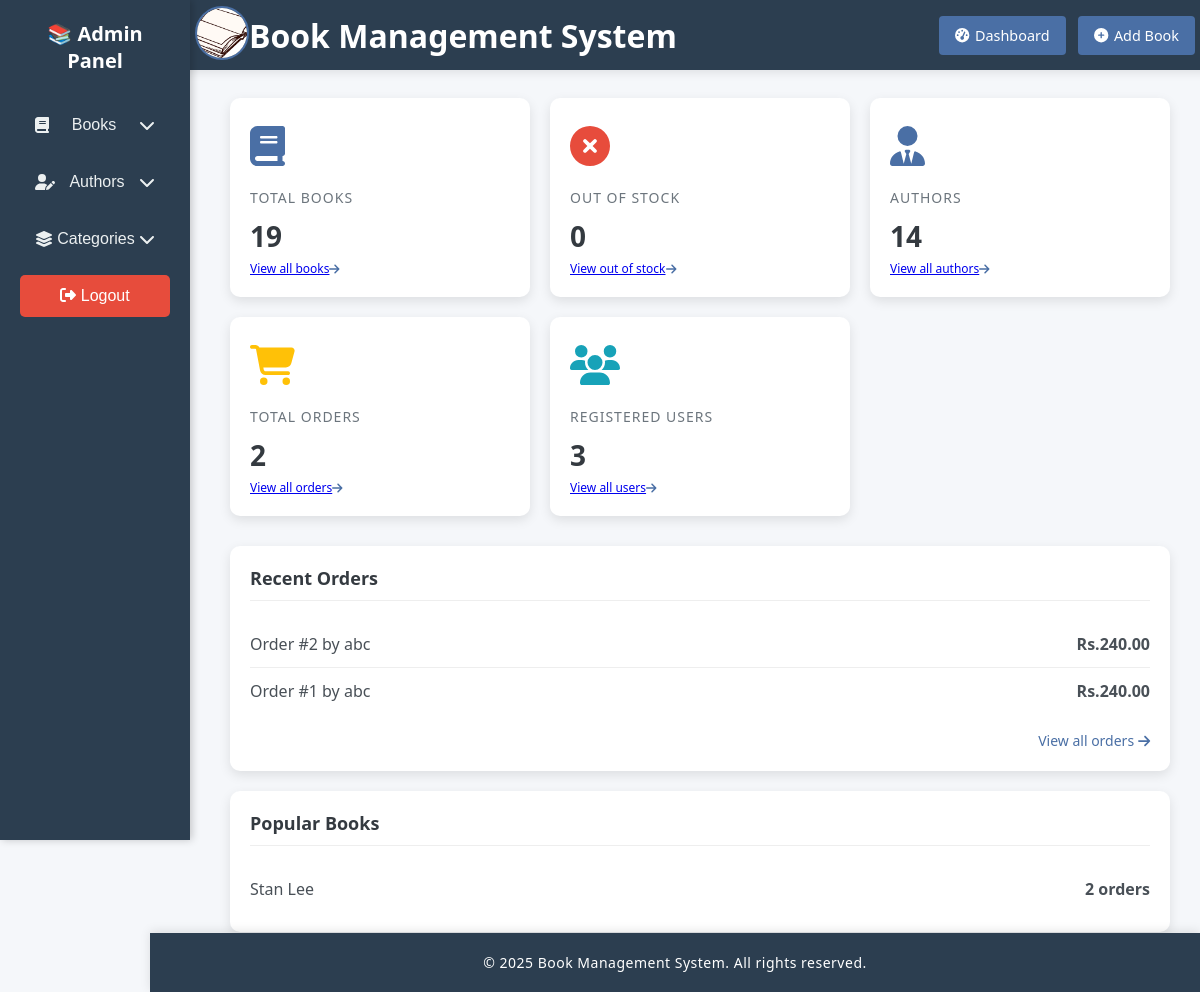
/admin/dashboard.php (signed in), run on an earlier commit of the app's database.
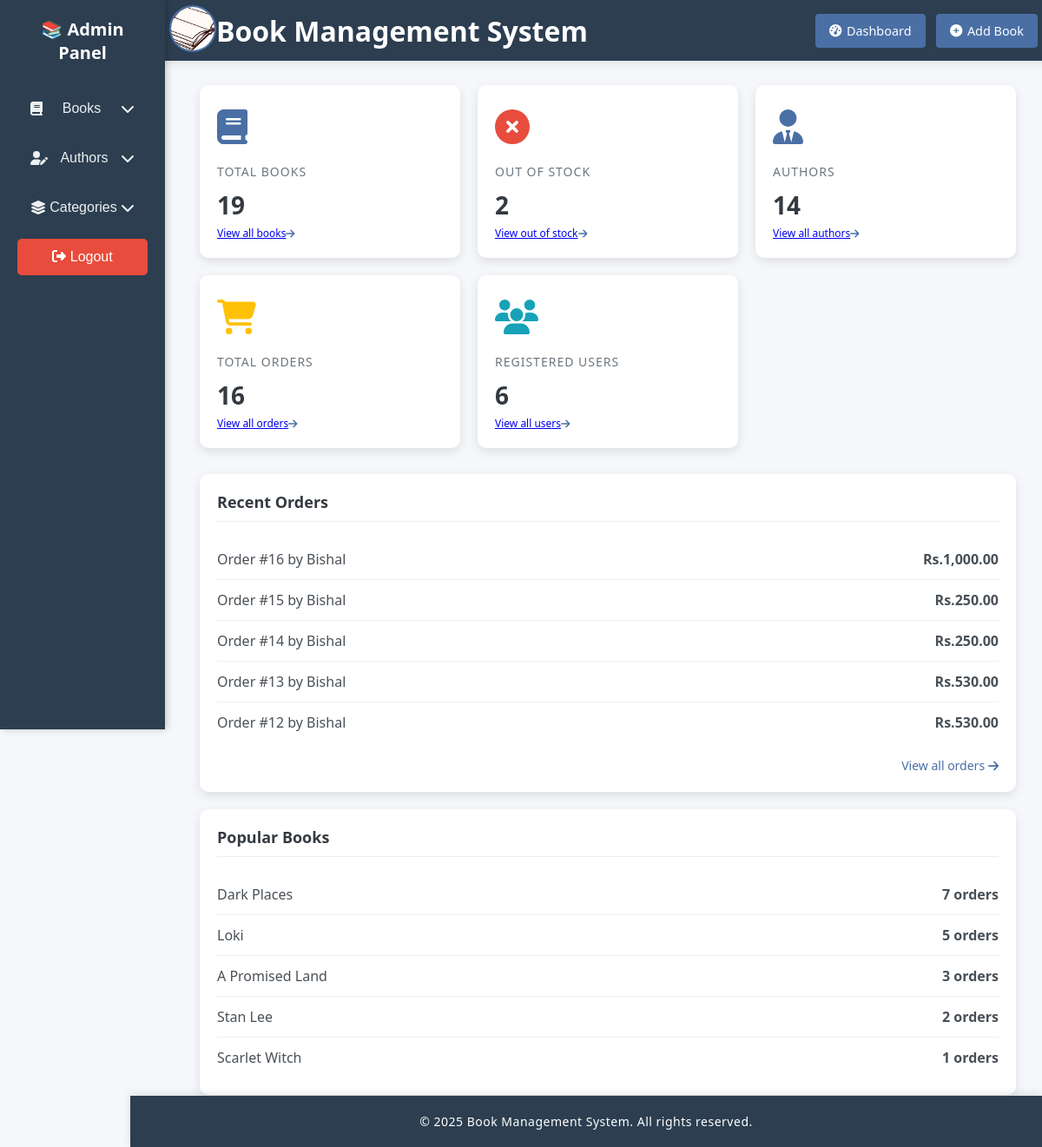
And on a later commit of the database.
### tables this page shows
CREATE TABLE `orders` (
  `order_id` int(11) NOT NULL,
  `user_id` int(11) NOT NULL,
  `total_amount` float NOT NULL,
  `shipping_address` varchar(20) NOT NULL,
  `date` datetime(6) NOT NULL DEFAULT current_timestamp(6),
  `payment_status` varchar(20) NOT NULL DEFAULT 'pending',
  `payment_method` varchar(50) DEFAULT NULL,
  `status` varchar(20) NOT NULL DEFAULT 'pending'
);

CREATE TABLE `users` (
  `id` int(11) NOT NULL,
  `username` varchar(50) NOT NULL,
  `email` varchar(50) NOT NULL,
  `password` varchar(255) DEFAULT NULL
);

### admin/dashboard.php (the view, shortened to what this page needs)
<?php
include('header.php');
include('sidebar.php');
$db_host = "localhost";
$db_user = "root";
$db_pass = "";
$db_name = "book_management_system";
$conn = mysqli_connect($db_host, $db_user, $db_pass, $db_name);
$total_books = mysqli_fetch_assoc(mysqli_query($conn, "SELECT COUNT(*) as total FROM books"))['total'];
$total_authors = mysqli_fetch_assoc(mysqli_query($conn, "SELECT COUNT(*) as total FROM authors"))['total'];
$total_orders = mysqli_fetch_assoc(mysqli_query($conn, "SELECT COUNT(*) as total FROM orders"))['total'];
$total_users = mysqli_fetch_assoc(mysqli_query($conn, "SELECT COUNT(*) as total FROM users"))['total'];
$out_of_stock = mysqli_fetch_assoc(mysqli_query($conn, "SELECT COUNT(*) as total FROM books WHERE copies_available = 0"))['total'];
$recent_orders = mysqli_query($conn, "SELECT o.order_id, u.username, o.total_amount, o.date
                                     FROM orders o JOIN users u ON o.user_id = u.id
                                     ORDER BY o.date DESC LIMIT 5");
$popular_books = mysqli_query($conn, "SELECT b.title, COUNT(oi.order_id) as orders
                                     FROM order_items oi JOIN books b ON oi.book_id = b.book_id
                                     GROUP BY b.title ORDER BY orders DESC LIMIT 5");
?>
<!DOCTYPE html>
<html>
<head>
    <link rel="stylesheet" href="https://cdnjs.cloudflare.com/ajax/libs/font-awesome/6.0.0/css/all.min.css">
</head>
<body>
<div class="main-content">
    <div class="dashboard-header">
        <h1 class="page-title">Dashboard</h1>
        <div class="breadcrumb">Admin</div>
    </div>
    <div class="stats-container">
        <div class="stat-card">
            <div class="card-icon">
                <i class="fas fa-book"></i>
            </div>
            <div class="card-title">Total Books</div>
            <div class="card-value"><?= $total_books ?></div>
            <div class="card-footer">
                <a href="allbook.php">View all books</a>
                <i class="fas fa-arrow-right"></i>
            </div>
        </div>
        <div class="stat-card books-out">
            <div class="card-icon">
                <i class="fas fa-times-circle"></i>
            </div>
            <div class="card-title">Out of Stock</div>
            <div class="card-value"><?= $out_of_stock ?></div>
            <div class="card-footer">
                <a href="out_of_stock.php?filter=outofstock">View out of stock</a>
                <i class="fas fa-arrow-right"></i>
            </div>
        </div>
        <div class="stat-card">
            <div class="card-icon">
                <i class="fas fa-user-tie"></i>
            </div>
            <div class="card-title">Authors</div>
            <div class="card-value"><?= $total_authors ?></div>
            <div class="card-footer">
                <a href="allauthors.php">View all authors</a>
                <i class="fas fa-arrow-right"></i>
            </div>
        </div>
        <div class="stat-card total-orders">
            <div class="card-icon">
                <i class="fas fa-shopping-cart"></i>
            </div>
            <div class="card-title">Total Orders</div>
            <div class="card-value"><?= $total_orders ?></div>
            <div class="card-footer">
                <a href="allorder.php">View all orders</a>
                <i class="fas fa-arrow-right"></i>
            </div>
        </div>
        <div class="stat-card total-users">
            <div class="card-icon">
                <i class="fas fa-users"></i>
            </div>
            <div class="card-title">Registered Users</div>
            <div class="card-value"><?= $total_users ?></div>
            <div class="card-footer">
                <a href="allusers.php">View all users</a>
                <i class="fas fa-arrow-right"></i>
            </div>
        </div>
    </div>
    <div class="dashboard-section">
        <div class="data-card">
            <h3 class="section-title">Recent Orders</h3>
            <ul class="data-list">
                <?php while($order = mysqli_fetch_assoc($recent_orders)): ?>
                <li class="data-item">
                    <span class="item-title">Order #<?= $order['order_id'] ?> by <?= $order['username'] ?></span>
                    <span class="item-value">Rs.<?= number_format($order['total_amount'], 2) ?></span>
                </li>
                <?php endwhile; ?>
            </ul>
            <div class="view-all">
                <a href="allorder.php">View all orders <i class="fas fa-arrow-right"></i></a>
            </div>
        </div>
        <div class="data-card">
            <h3 class="section-title">Popular Books</h3>
            <ul class="data-list">
                <?php while($book = mysqli_fetch_assoc($popular_books)): ?>
                <li class="data-item">
                    <span class="item-title"><?= $book['title'] ?></span>
                    <span class="item-value"><?= $book['orders'] ?> orders</span>
                </li>
                <?php endwhile; ?>
            </ul>
        </div>
    </div>
</div>
<?php include('footer.php'); ?>
</body>
</html>

What changed in the data, as far as the page shows it:
no longer on this page (row unchanged): orders: order_id "2", user.username "abc", total_amount "240.00"
no longer on this page (row edited): orders: order_id "1", user.username "abc", total_amount "240.00"
added orders: order_id "16", user.username "Bishal", total_amount "1,000.00"
added orders: order_id "15", user.username "Bishal", total_amount "250.00"
added orders: order_id "14", user.username "Bishal", total_amount "250.00"
added orders: order_id "13", user.username "Bishal", total_amount "530.00"
added orders: order_id "12", user.username "Bishal", total_amount "530.00"
Also different on the page:
$out_of_stock: "0" → "2"
$total_orders: "2" → "16"
$total_users: "3" → "6"
new list line: "Dark Places 7 orders"
new list line: "Loki 5 orders"
new list line: "A Promised Land 3 orders"
new list line: "Scarlet Witch 1 orders"
